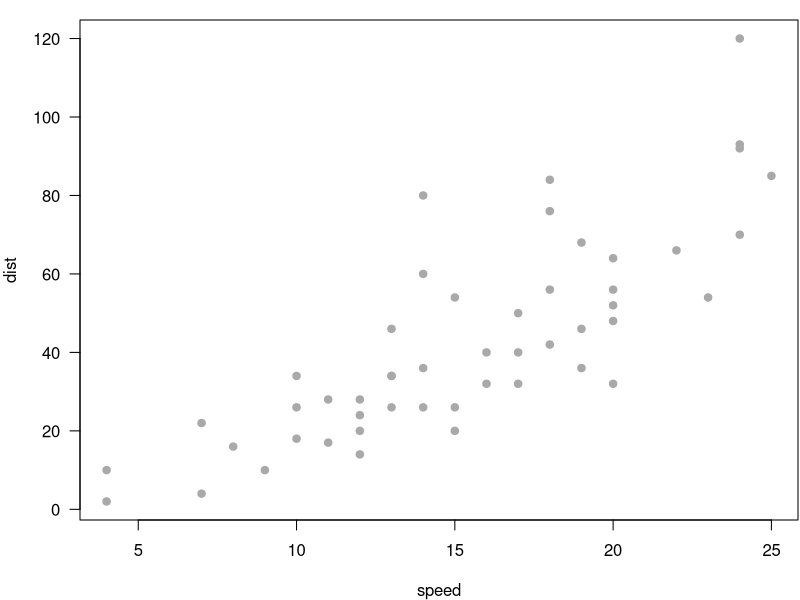

This figure's R source:
## ---- chunk 1
options(htmltools.dir.version = FALSE)
## ---- chunk 2
par(mar = c(4, 4, 1, .1))
plot(cars, pch = 19, col = 'darkgray', las = 1) #<<
## ---- chunk 3
knitr::kable(head(iris), format = 'html')
